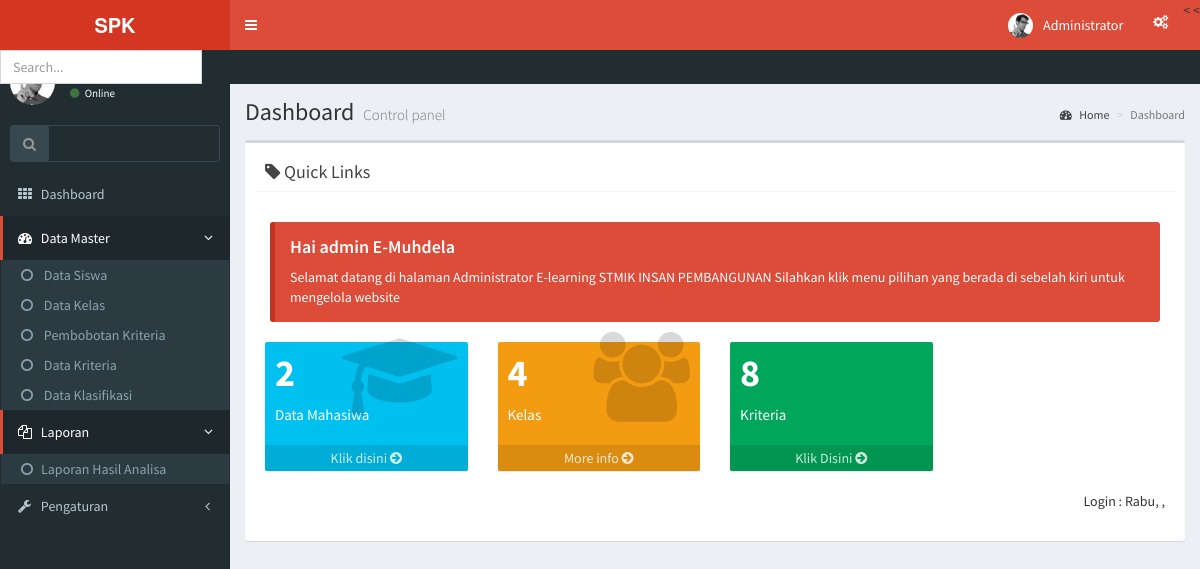
/administrator/media_admin.php?module=home (signed in), run on the app's committed database.
### tables this page shows
CREATE TABLE IF NOT EXISTS `modul` (
  `id_modul` int(5) NOT NULL,
  `nama_modul` varchar(50) NOT NULL,
  `link` varchar(100) NOT NULL,
  `static_content` text NOT NULL,
  `gambar` varchar(100) NOT NULL,
  `publish` enum('Y','N') NOT NULL DEFAULT 'Y',
  `status` enum('pengajar','admin') NOT NULL,
  `aktif` enum('Y','N') NOT NULL DEFAULT 'Y',
  `urutan` int(5) NOT NULL,
  `link_seo` varchar(50) NOT NULL,
  `Type` varchar(10) NOT NULL
);

### administrator/menu.php (the view, shortened to what this page needs)
<?php
if ($_SESSION['leveluser']=='admin'){
  $sql=mysql_query("select * from modul where aktif='Y' and type <> 'Report' order by urutan");
  while ($m=mysql_fetch_array($sql)){
    echo "<li ><a href='$m[link]'><i class='fa fa-circle-o'></i> $m[nama_modul]</a></li>";
  }
}
?>

### administrator/report.php (shortened to what this page needs)
<?php
if ($_SESSION['leveluser']=='admin'){
  $sql=mysql_query("select * from modul where aktif='Y' and type = 'Report' order by urutan");
  while ($m=mysql_fetch_array($sql)){
    echo "<li class='garisbawah'><a href='$m[link]'><i class='fa fa-circle-o'></i>$m[nama_modul]</a></li>";
  }
}
elseif ($_SESSION['leveluser']=='pengajar'){
  $sql=mysql_query("select * from modul where status='pengajar' and aktif='Y' and type = 'Report' order by urutan");
  while ($m=mysql_fetch_array($sql)){
    echo "<li class='garisbawah'><a href='$m[link]'><i class='fa fa-circle-o'></i>$m[nama_modul]</a></li>";
  }
}
?>

### data on the page
modul: nama_modul "Data Siswa"
modul: nama_modul "Data Kelas"
modul: nama_modul "Pembobotan Kriteria"
modul: nama_modul "Data Kriteria"
modul: nama_modul "Data Klasifikasi"
modul: nama_modul "Laporan Hasil Analisa"

### other printed values
$_SESSION[namalengkap] "admin E-Muhdela"
$siswa "2"
$kelas "4"
$kriteria "8"
$hari_ini "Rabu"
